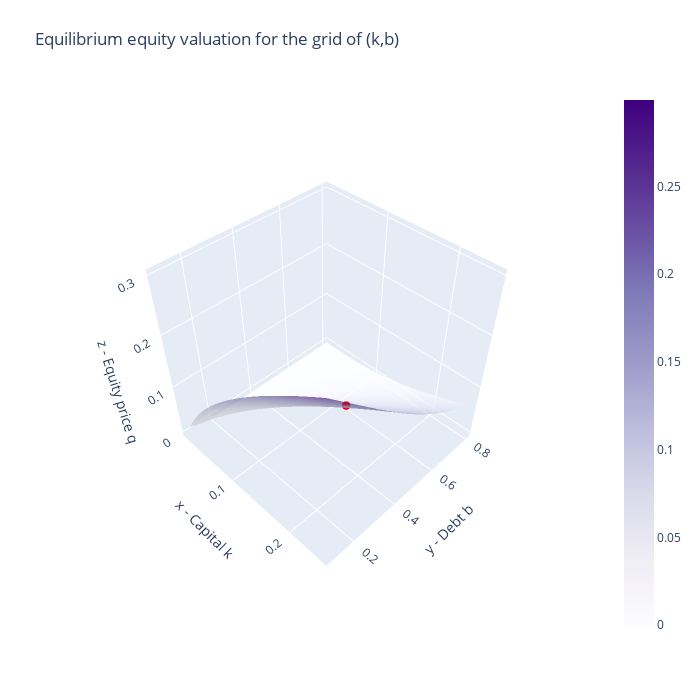

The notebook cell saved with this chart:
### Code cell
# Equity Valuation
fig = go.Figure(data=[go.Scatter3d(x=[kss],
                y=[bss],
                z=[qss],
                mode='markers',
                marker=dict(size=3, color='red')),
                go.Surface(x=kgrid,
                y=bgrid,
                z=Qgrid,
                colorscale='Purples',opacity=0.6)])
fig.update_layout(scene = dict(
                xaxis_title='x - Capital k',
                yaxis_title='y - Debt b',
                zaxis_title='z - Equity price q',
                aspectratio = dict(x=1,y=1,z=1)),
                width=700,
                height=700,
                margin=dict(l=50, r=50, b=65, t=90))
fig.update_layout(scene_camera=dict(eye=dict(x=1.5, y=-1.5, z=2)))
fig.update_layout(title='Equilibrium equity valuation for the grid of (k,b)')
# Export to PNG file
# Image(fig.to_image(format="png"))
# fig.show() will provide interactive plot when running
# code locally

### Figure 1 — Plotly figure (JSON) as saved in the notebook; plotly's stock layout.template omitted (floating-point values rounded to 4 significant figures; data arrays with more than 128 entries replaced by an {"elided": "..."} marker saying what was removed)
{"data": [{"marker": {"color": "red", "size": 3}, "mode": "markers", "type": "scatter3d", "x": [0.1511], "y": [0.4844], "z": [0.06989]}, {"colorscale": [[0, "rgb(252,251,253)"], [0.125, "rgb(239,237,245)"], [0.25, "rgb(218,218,235)"], [0.375, "rgb(188,189,220)"], [0.5, "rgb(158,154,200)"], [0.625, "rgb(128,125,186)"], [0.75, "rgb(106,81,163)"], [0.875, "rgb(84,39,143)"], [1, "rgb(63,0,125)"]], "opacity": 0.6, "type": "surface", "x": {"elided": "30x30 float values"}, "y": {"elided": "30x30 float values"}, "z": {"elided": "30x30 float values"}}], "layout": {"height": 700, "margin": {"b": 65, "l": 50, "r": 50, "t": 90}, "scene": {"aspectratio": {"x": 1, "y": 1, "z": 1}, "camera": {"eye": {"x": 1.5, "y": -1.5, "z": 2}}, "xaxis": {"title": {"text": "x - Capital k"}}, "yaxis": {"title": {"text": "y - Debt b"}}, "zaxis": {"title": {"text": "z - Equity price q"}}}, "title": {"text": "Equilibrium equity valuation for the grid of (k,b)"}, "width": 700}}
